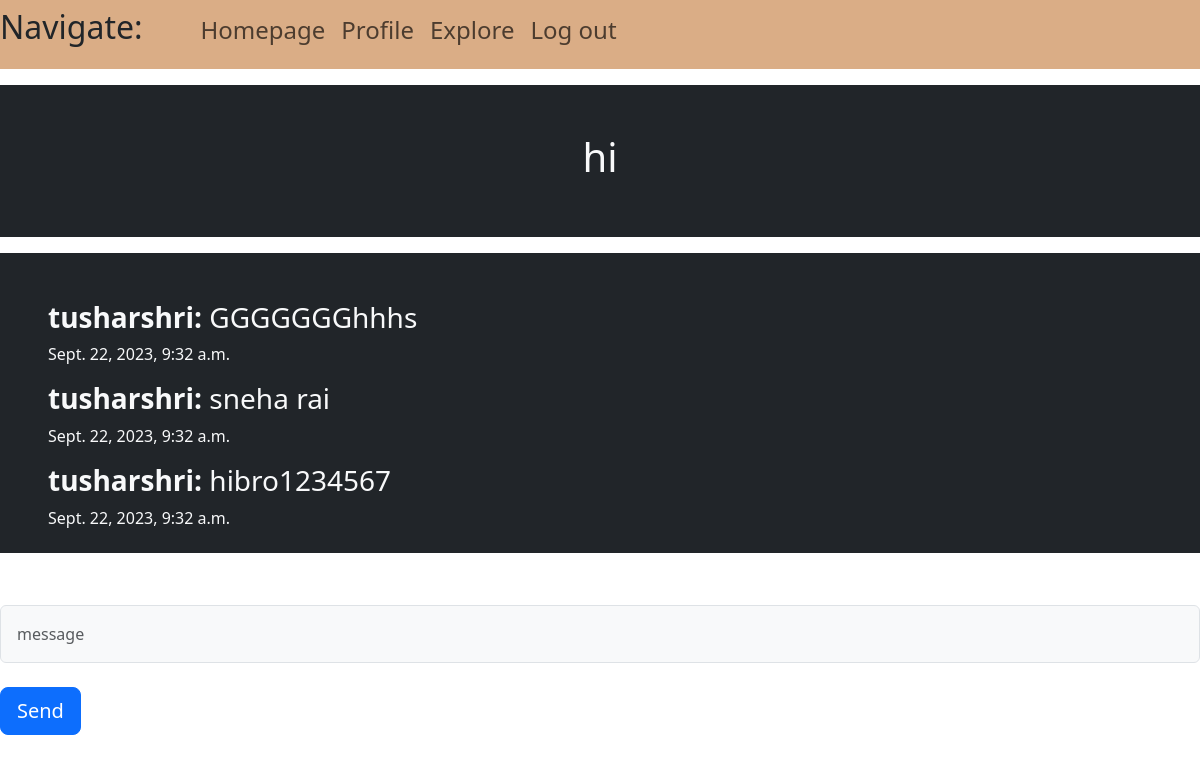
Page /chat/hi/ on the committed database.
### chat/models.py (models this page shows)
class Message(models.Model):
    room = models.CharField(max_length=200) # can also use a relationship but don't really need to
    value = models.CharField(max_length=1000)
    user = models.CharField(max_length=200)
    date = models.DateTimeField(default=timezone.now)

### chat/views.py (the view)
# urls.py: path('<str:room>/', views.room, name='room'),
def room(request, room):
    user=request.GET.get('user')
    msgs = Message.objects.filter(room=room)
    return render(request, 'roomStuff.html', context={'room':room, 'user':user, 'msgs':msgs})

### chat/templates/roomStuff.html (shortened to what this page needs)
<html>
    <head>
        <link href="https://cdn.jsdelivr.net/npm/bootstrap@5.3.0-alpha1/dist/css/bootstrap.min.css" rel="stylesheet">
    </head>
    <body>
        <nav class = 'navbar navbar-expand-lg'>
            <ul class = 'navbar-nav mr-auto'>
                <h2>Navigate: </h4> &nbsp &nbsp&nbsp &nbsp&nbsp &nbsp&nbsp &nbsp
                <h4><li><a class = 'nav-link' href = "{% url 'pages:home' %}">Homepage</a></h4>
                    <h4><li><a class = 'nav-link' href = "{% url 'pages:user' request.user %}">Profile</a></h4>
                        <h4><li><a class = 'nav-link' href = "{% url 'pages:explore' %}">Explore</a></h4>
                <h4><li><a class = 'nav-link' href="{% url 'users:logout' %}">Log out</a></li></h4>
            </ul>
        </nav>
        <div class = 'container-fluid p-5 my-3 bg-dark text-light'>
           <h1><center> {{room}} </h1></center>
        </div>
        <div class = 'scrollable-container p-5 my-1 bg-dark text-light' id = 'messagesContainer'>
            {%for object in msgs %}
            <h3> <b>{{object.user}}:</b> {{object.value}}</h3>  <p>{{object.date}}</p>
            {% endfor %}
        </div>
        <br>
        <br>
        <form method='POST' id='postForm'>
            <div class = 'form-group'>
                <input placeholder = 'message' class = 'form-control bg-light p-3' id='msg'/>
                <br>
                <button type = 'submit' class = 'btn btn-primary btn-lg pt-2' id='submitButton'>Send</button>
            </div>
        </form>
    </body>
</html>

### chat/templates/roomStuff.html (style rules this page uses)
.scrollable-container { max-height:300px; overflow-y:auto; }
nav { background-color: #daad86 }

### rows in the picture
Message: user "tusharshri", value "GGGGGGGhhhs", date "Sept. 22, 2023, 9:32 a.m."
Message: user "tusharshri", value "sneha rai", date "Sept. 22, 2023, 9:32 a.m."
Message: user "tusharshri", value "hibro1234567", date "Sept. 22, 2023, 9:32 a.m."

### other values in the picture
{{ room }} "hi"
